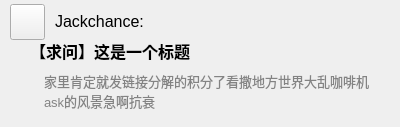
<?xml version="1.0" encoding="UTF-8"?>
<ui version="4.0">
 <class>QuestionListItem</class>
 <widget class="QWidget" name="QuestionListItem">
  <property name="geometry">
   <rect>
    <x>0</x>
    <y>0</y>
    <width>400</width>
    <height>127</height>
   </rect>
  </property>
  <property name="windowTitle">
   <string>Form</string>
  </property>
  <widget class="QLabel" name="label_username">
   <property name="geometry">
    <rect>
     <x>55</x>
     <y>6</y>
     <width>130</width>
     <height>31</height>
    </rect>
   </property>
   <property name="font">
    <font>
     <pointsize>12</pointsize>
    </font>
   </property>
   <property name="text">
    <string>Jackchance:</string>
   </property>
  </widget>
  <widget class="QLabel" name="label_question_title">
   <property name="geometry">
    <rect>
     <x>30</x>
     <y>35</y>
     <width>345</width>
     <height>31</height>
    </rect>
   </property>
   <property name="font">
    <font>
     <pointsize>12</pointsize>
     <weight>75</weight>
     <bold>true</bold>
    </font>
   </property>
   <property name="text">
    <string>【求问】这是一个标题</string>
   </property>
  </widget>
  <widget class="QPushButton" name="pushButton_userimage">
   <property name="geometry">
    <rect>
     <x>10</x>
     <y>4</y>
     <width>35</width>
     <height>36</height>
    </rect>
   </property>
   <property name="styleSheet">
    <string notr="true">border-image: url(:/Resource/head_pic.png);</string>
   </property>
   <property name="text">
    <string/>
   </property>
  </widget>
  <widget class="QTextBrowser" name="textBrowser_detail">
   <property name="geometry">
    <rect>
     <x>40</x>
     <y>67</y>
     <width>341</width>
     <height>46</height>
    </rect>
   </property>
   <property name="font">
    <font>
     <pointsize>10</pointsize>
    </font>
   </property>
   <property name="styleSheet">
    <string notr="true">background-color: rgb(255, 255, 255,0%);
color: rgb(131, 131, 131);</string>
   </property>
   <property name="frameShape">
    <enum>QFrame::NoFrame</enum>
   </property>
   <property name="verticalScrollBarPolicy">
    <enum>Qt::ScrollBarAlwaysOff</enum>
   </property>
   <property name="tabChangesFocus">
    <bool>false</bool>
   </property>
   <property name="html">
    <string>&lt;!DOCTYPE HTML PUBLIC &quot;-//W3C//DTD HTML 4.0//EN&quot; &quot;http://www.w3.org/TR/REC-html40/strict.dtd&quot;&gt;
&lt;html&gt;&lt;head&gt;&lt;meta name=&quot;qrichtext&quot; content=&quot;1&quot; /&gt;&lt;style type=&quot;text/css&quot;&gt;
p, li { white-space: pre-wrap; }
&lt;/style&gt;&lt;/head&gt;&lt;body style=&quot; font-family:'SimSun'; font-size:10pt; font-weight:400; font-style:normal;&quot;&gt;
&lt;p style=&quot; margin-top:0px; margin-bottom:0px; margin-left:0px; margin-right:0px; -qt-block-indent:0; text-indent:0px;&quot;&gt;家里肯定就发链接分解的积分了看撒地方世界大乱咖啡机ask的风景急啊抗衰&lt;/p&gt;&lt;/body&gt;&lt;/html&gt;</string>
   </property>
  </widget>
  <widget class="QLabel" name="label">
   <property name="geometry">
    <rect>
     <x>8</x>
     <y>62</y>
     <width>31</width>
     <height>31</height>
    </rect>
   </property>
   <property name="styleSheet">
    <string notr="true">border-image: url(:/Resource/lable_yinghao.png);
background-color: rgb(255, 255, 255,0%);</string>
   </property>
   <property name="text">
    <string/>
   </property>
  </widget>
  <widget class="QLabel" name="label_2">
   <property name="geometry">
    <rect>
     <x>20</x>
     <y>40</y>
     <width>381</width>
     <height>81</height>
    </rect>
   </property>
   <property name="text">
    <string/>
   </property>
  </widget>
 </widget>
 <resources/>
 <connections/>
</ui>
